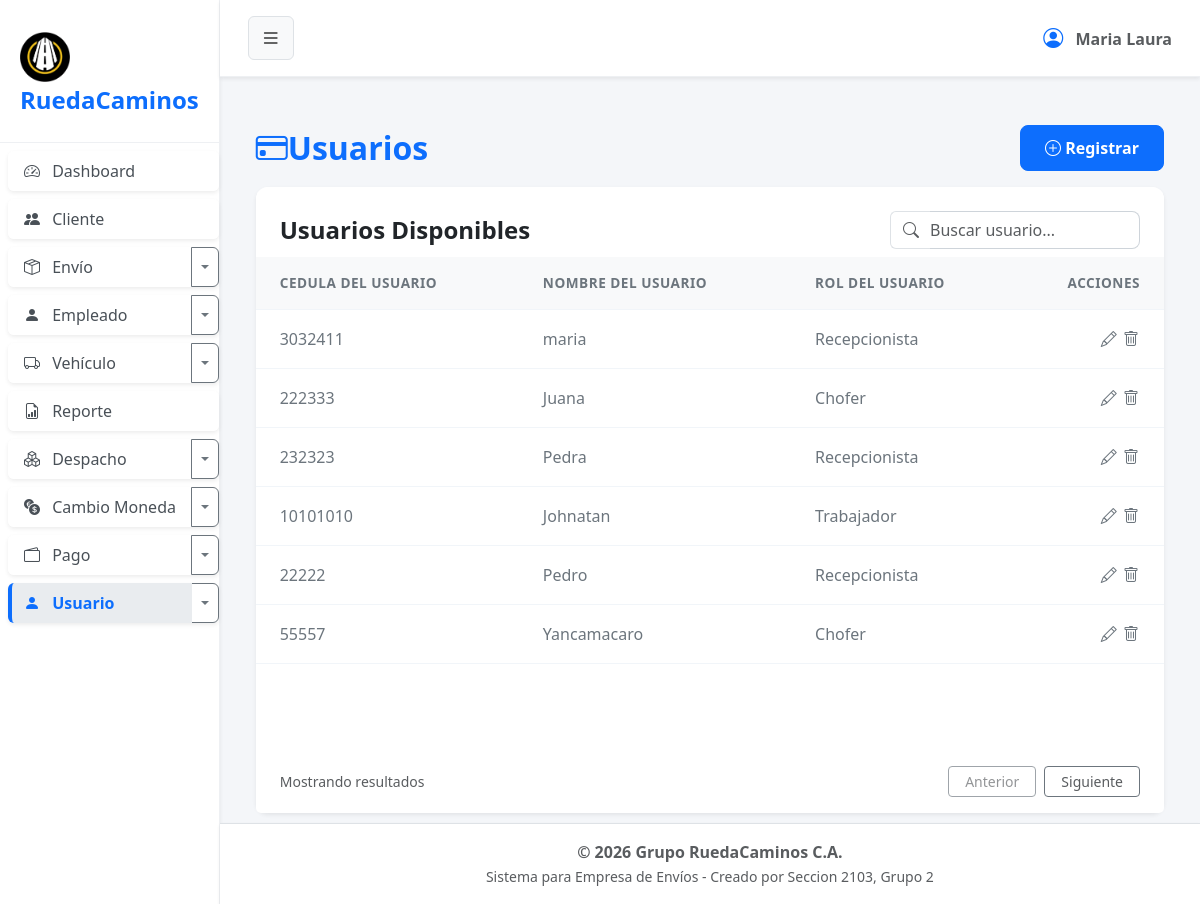
Before: /?url=usuario with the older database file.
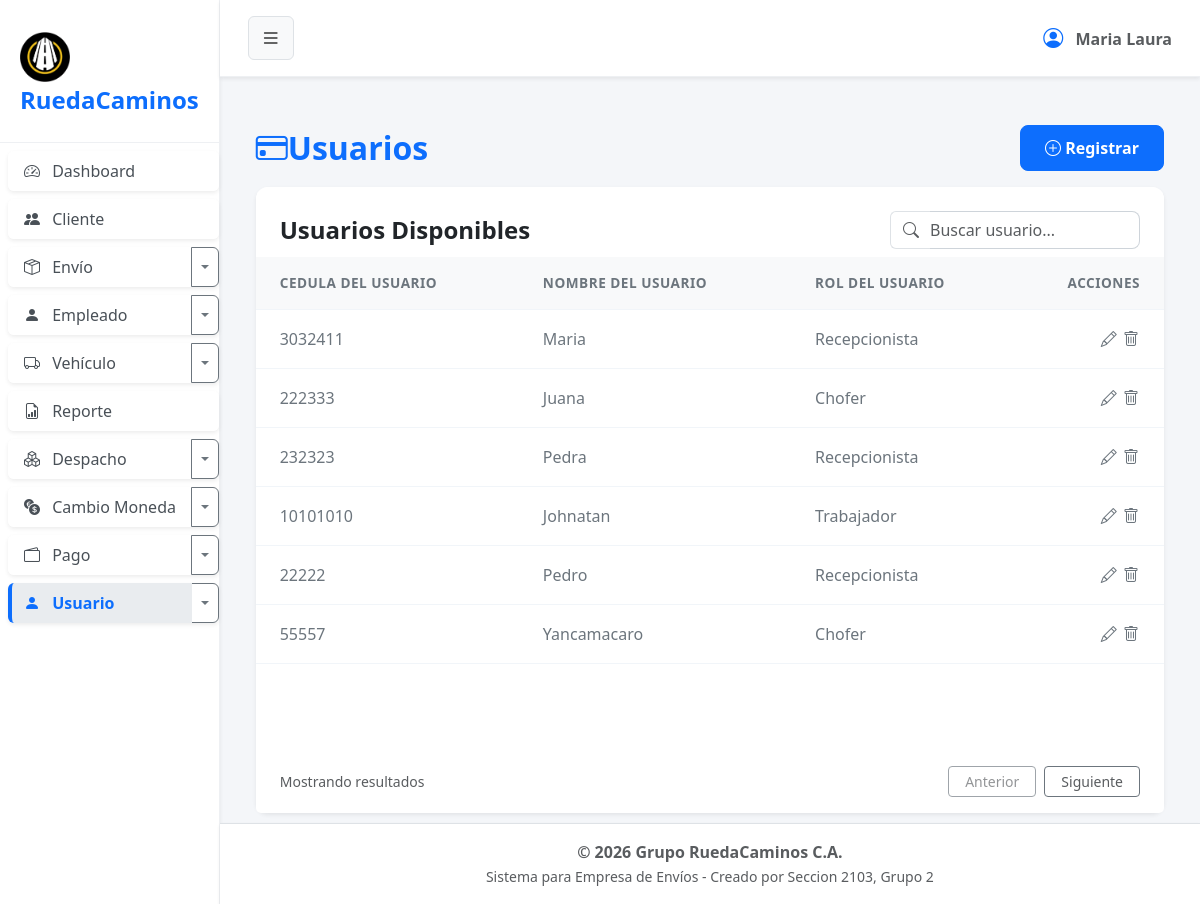
After: the same page with the newer database file.
### tables this page shows
CREATE TABLE `usuario` (
  `cod_usuario` int(11) NOT NULL,
  `nombre` varchar(20) NOT NULL,
  `cedula` int(9) NOT NULL,
  `password` varchar(20) NOT NULL,
  `cod_rol` int(1) NOT NULL,
  `estado` tinyint(1) NOT NULL
);

CREATE TABLE `rol` (
  `cod_rol` int(1) NOT NULL,
  `nombre` varchar(20) NOT NULL,
  `estado` tinyint(1) NOT NULL
);

### app/controller/usuarioController.php (called while the page is built, shortened)
<?php
$usuario = new Usuario();
$registros = $usuario->obt_RegistrosUsuario();
include 'app/view/layout/header.php';
include 'app/view/usuario/usuarioView.php';
include 'app/view/layout/footer.php';

### index.php (called while the page is built, shortened)
<?php
    $frontController = new FrontController();
?>

### app/config/Conexion.php (called while the page is built, shortened)
<?php
abstract class Conexion
{
    public $host = "localhost";
    public $namedb = "grupo_ruedacaminos";
    public $userdb = "root";
    public $passwd = "";
    public function __construct()
    {
        $this->conexion = $this->getConnection();
    }
    public function getConnection(): PDO
    {
        try {
            $dsn = "mysql:host=" . $this->host . ";dbname=" . $this->namedb . ";charset=utf8";
            $conexion = new PDO($dsn, $this->userdb, $this->passwd);
            $conexion->setAttribute(PDO::ATTR_ERRMODE, PDO::ERRMODE_EXCEPTION);
        } catch (PDOException $error) {
            die('No se pudo conectar a la base de datos, error:' . $error->getMessage());
        }
        return $conexion;
    }
}

### app/model/Usuario.php (called while the page is built, shortened)
<?php
class Usuario extends Conexion
{
    public function obt_RegistrosUsuario()
    {
        try {
            $sentencia = "SELECT usuario.*, rol.nombre
            AS nombre_rol
            FROM usuario
            INNER JOIN rol
            ON usuario.cod_rol= rol.cod_rol
            WHERE usuario.estado=1";
            $select = $this->conexion->prepare($sentencia);
            $select->execute();
            return $select->fetchAll(\PDO::FETCH_ASSOC);
        } catch (\PDOException $e) {
            return [];
        }
    }
}

### app/view/Usuario/componentes/tabla.php (the view, shortened to what this page needs)
<div class="card-body p-0">
    <div class="table-responsive">
        <table class="table table-hover align-middle mb-0">
            <thead class="table-light table-header-custom">
                <tr>
                    <th class="ps-4">CEDULA DEL USUARIO</th>
                    <th class="ps-4">NOMBRE DEL USUARIO</th>
                    <th class="ps-4">ROL DEL USUARIO</th>
                    <th class="text-end pe-4">ACCIONES</th>
                </tr>
            </thead>
            <tbody>
                <?php foreach ($registros as $dato): ?>
                    <tr>
                        <td class="ps-4 fw-medium text-secondary"><?= $dato['cedula']; ?></td>
                        <td class="ps-4 fw-medium text-secondary"><?= $dato['nombre']; ?></td>
                        <td class="ps-4 fw-medium text-secondary"><?= $dato['nombre_rol']; ?></td>
                        <td class="text-end pe-4">
                            <button type="button" class="btn btn-link text-secondary p-0 m-0 align-baseline" title="Actualizar" data-bs-toggle="modal" data-bs-target="#actualizarUsuario"
                                datos-cod-usuario="<?php echo $dato['cod_usuario']; ?>"
                                datos-nombre="<?php echo $dato['nombre']; ?>"
                                datos-cedula="<?php echo $dato['cedula']; ?>"
                                datos-password="<?php echo $dato['password']; ?>"
                                datos-cod-rol="<?php echo $dato['cod_rol']; ?>">
                                <i class="bi bi-pencil"></i>
                            </button>
                            <form action="#" id="formEliminar" method="POST" style="display: inline;">
                                <fieldset style="display: inline;">
                                    <button type="submit" name="tipoSolicitud" value="eliminar" class="btn btn-link text-secondary p-0 m-0 align-baseline" title="Eliminar" onclick="return confirm('¿Está seguro de eliminar este usuario?');"> <i class="bi bi-trash"></i>
                                    </button>
                                </fieldset>
                            </form>
                        </td>
                    </tr>
                <?php endforeach; ?>
            </tbody>
        </table>
    </div>
</div>

Changed rows visible on the page:
changed usuario: nombre "maria" → "Maria"
